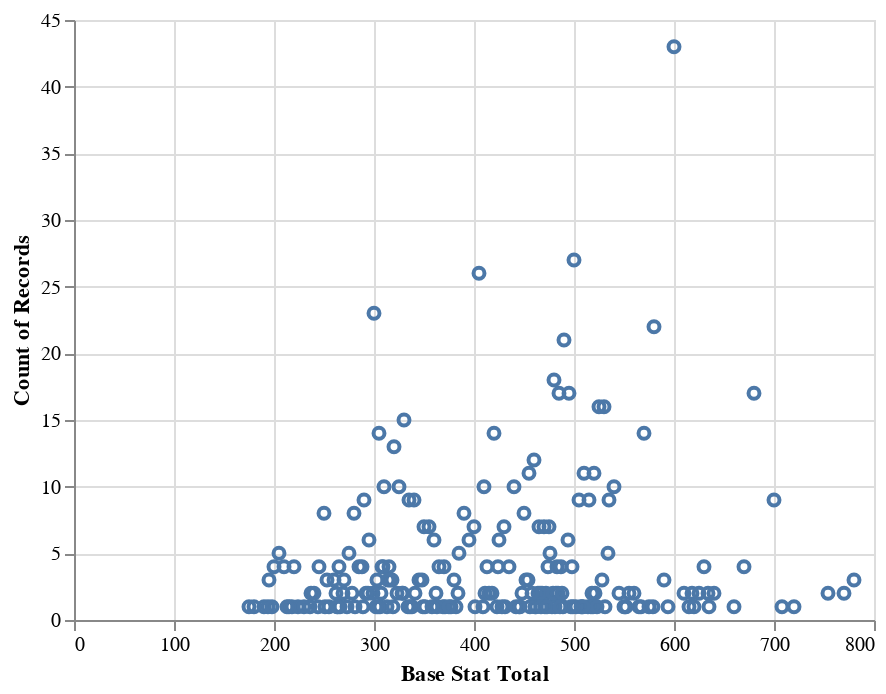

The cell this chart's notebook holds for it:
### Code cell
alt.Chart(df).mark_point().encode(
    x = alt.X('Base Stat Total'),
    y = 'count()'
)

### Figure 1 — Vega-Lite specification as saved in the notebook (floating-point values rounded to 4 significant figures; data arrays with more than 128 entries replaced by an {"elided": "..."} marker saying what was removed)
{"config": {"view": {"continuousWidth": 400, "continuousHeight": 300}}, "data": {"name": "data-2c9dc910ecec95856a29d675536d6846"}, "mark": "point", "encoding": {"x": {"field": "Base Stat Total", "type": "quantitative"}, "y": {"aggregate": "count", "type": "quantitative"}}, "$schema": "https://vega.github.io/schema/vega-lite/v4.17.0.json", "datasets": {"data-2c9dc910ecec95856a29d675536d6846": {"elided": "919 records"}}}
